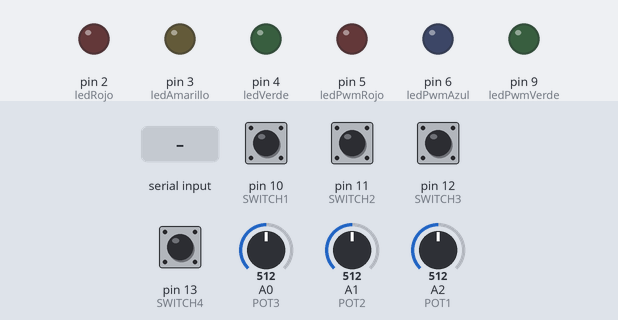
The sketch below on a simulated Arduino Uno, built with avr-gcc and run on an emulated ATmega328P. On the bench: output pins drawn as LEDs (lit = HIGH). The inputs (shaded band) are chosen by the test bench; at power-on: pin 10 (SWITCH1), pin 11 (SWITCH2), pin 12 (SWITCH3), pin 13 (SWITCH4) HIGH, A0 (POT3) = 512, A1 (POT2) = 512, A2 (POT1) = 512. What the sketch prints to the serial monitor is not drawn.

Above: at 1.2 s.
1.3 s: "1,90\n" received over Serial
At 2.8 s:
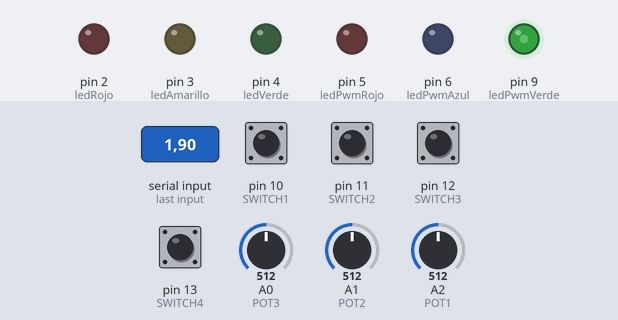
3.8 s: "r,45\n" received over Serial
At 5.9 s:
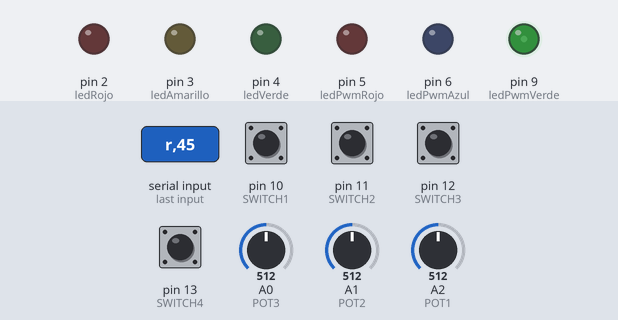
6.3 s: "n,45\n" received over Serial
At 7.7 s:
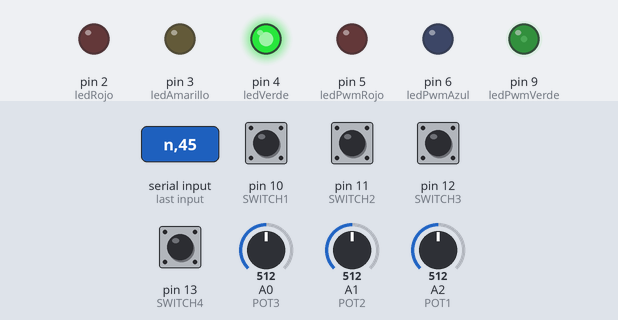
8.8 s: "90,45,200\n" received over Serial
At 11.0 s:
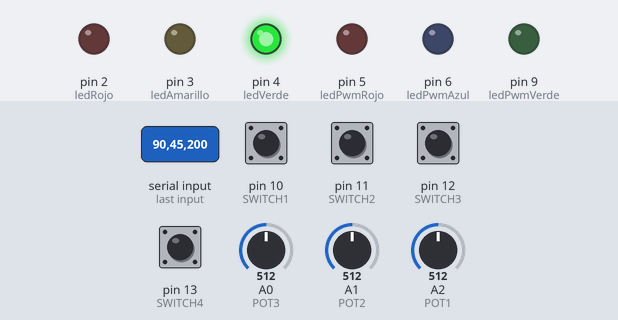
11.3 s: "1,90,45\n" received over Serial
At 13.0 s:
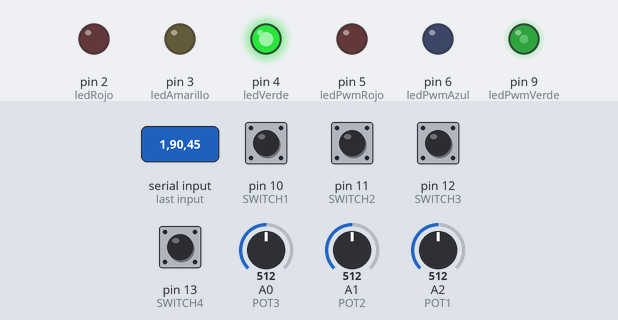
13.8 s: "30,150,10\n" received over Serial
At 16.0 s:
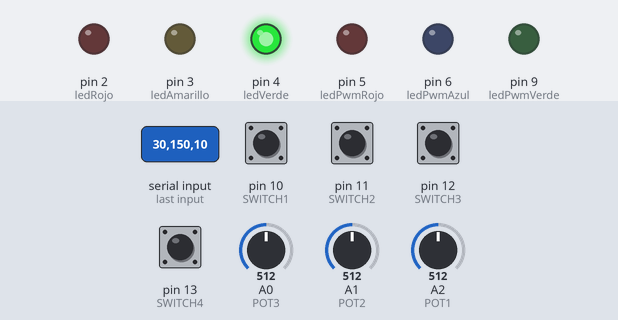
Timing chart, 0 to 17.3 s (numbered marks = the images above; inputs shaded):
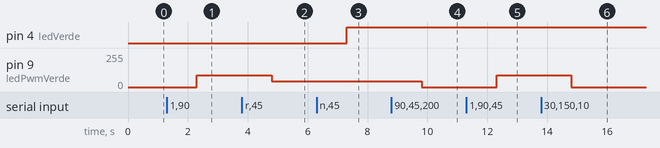

Measured:
- after the input at 1.3 s, pin 9 (ledPwmVerde): 0/255 → 90/255 after 1.0 s
- after the input at 3.8 s, pin 9 (ledPwmVerde): 90/255 → 45/255 after 1.0 s
- after the input at 6.3 s, pin 4 (ledVerde): LOW → HIGH after 1.0 s
- after the input at 8.8 s, pin 9 (ledPwmVerde): 45/255 → 0/255 after 1.0 s
- after the input at 11.3 s, pin 9 (ledPwmVerde): 0/255 → 90/255 after 1.0 s
- after the input at 13.8 s, pin 9 (ledPwmVerde): 90/255 → 0/255 after 1.0 s

The sketch:

scada_project.ino
```cpp
/*
*   Sketch: Systema SCADA
*   Autores:    Martín Alejandro Pérez Güendulain
*               Angel Robeto Montez Murgas
*/

// Entradas Analógicas
#define POT1 A2
#define POT2 A1
#define POT3 A0

// Entradas Digitales
#define SWITCH1 10
#define SWITCH2 11
#define SWITCH3 12
#define SWITCH4 13

// Salidas
#define ledPwmRojo 5
#define ledPwmAzul 6
#define ledPwmVerde 9

#define ledRojo 2
#define ledAmarillo 3
#define ledVerde 4


void setup() {
    pinMode(POT1, INPUT);
    pinMode(POT2, INPUT);
    pinMode(POT3, INPUT);

    pinMode(SWITCH1, INPUT);
    pinMode(SWITCH2, INPUT);
    pinMode(SWITCH3, INPUT);
    pinMode(SWITCH4, INPUT);

    pinMode(ledPwmRojo, OUTPUT);
    pinMode(ledPwmAzul, OUTPUT);
    pinMode(ledPwmVerde, OUTPUT);

    pinMode(ledRojo, OUTPUT);
    pinMode(ledAmarillo, OUTPUT);
    pinMode(ledVerde, OUTPUT);

    Serial.begin(9600);
}

int pot1, pot2, pot3;
int pot1_ant = -1, pot2_ant = -1, pot3_ant = -1;
int switch1, switch2, switch3, switch4;
int switch1_ant = -1, switch2_ant = -1, switch3_ant = -1, switch4_ant = -1;

char cmd[20];
int numsBytesRec;
int value;
void loop() {
    if(Serial.available() > 0)
    {
        numsBytesRec = Serial.readBytesUntil(13,cmd,20); // read bytes (max. 20) from buffer, untill <CR> (13). store bytes in data. count the bytes recieved.
        if(cmd[0] == 'n') {
            if(cmd[1] == 'r')
                digitalWrite(ledRojo, atoi(cmd+2));
            else if(cmd[1] == 'a')
                digitalWrite(ledAmarillo, atoi(cmd+2));
            else
                digitalWrite(ledVerde, atoi(cmd+2));
        } else {
            value = atoi(cmd+2);
            if(cmd[1] == 'r') {
                analogWrite(ledPwmRojo, value);
                Serial.print(value);
            }
            else if(cmd[1] == 'a') {
                analogWrite(ledPwmAzul, value);
                Serial.print(value);
            }
            else {
                analogWrite(ledPwmVerde, value);
                Serial.print(value);
            }
        }
        Serial.flush();
    }


    pot1 = analogRead(POT1);
    pot2 = analogRead(POT2);
    pot3 = analogRead(POT3);

    switch1 = digitalRead(SWITCH1);
    switch2 = digitalRead(SWITCH2);
    switch3 = digitalRead(SWITCH3);
    switch4 = digitalRead(SWITCH4);


    sendPotValues();
    sendSwitchValues();


    pot1_ant = pot1;
    pot2_ant = pot2;
    pot3_ant = pot3;

    switch1_ant = switch1;
    switch2_ant = switch2;
    switch3_ant = switch3;
    switch4_ant = switch4;

    delay(1);
}

void sendPotValues() {
    if(pot1 != pot1_ant) {
        Serial.print("p1:");
        Serial.println(pot1);
        delay(2);
    }
    if(pot2 != pot2_ant) {
        Serial.print("p2:");
        Serial.println(pot2);
        delay(2);
    }
    if(pot3 != pot3_ant) {
        Serial.print("p3:");
        Serial.println(pot3);
        delay(2);
    }
}

void sendSwitchValues() {
    if(switch1 != switch1_ant) {
        Serial.print("s1:");
        Serial.println(switch1);
        delay(2);
    }
    if(switch2 != switch2_ant) {
        Serial.print("s2:");
        Serial.println(switch2);
        delay(2);
    }
    if(switch3 != switch3_ant) {
        Serial.print("s3:");
        Serial.println(switch3);
        delay(2);
    }
    if(switch4 != switch4_ant) {
        Serial.print("s4:");
        Serial.println(switch4);
        delay(2);
    }
}
```
